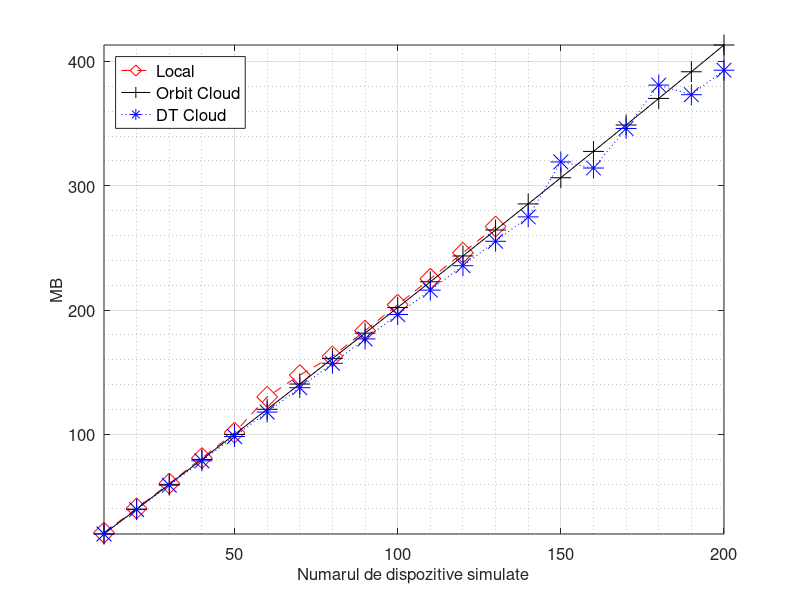
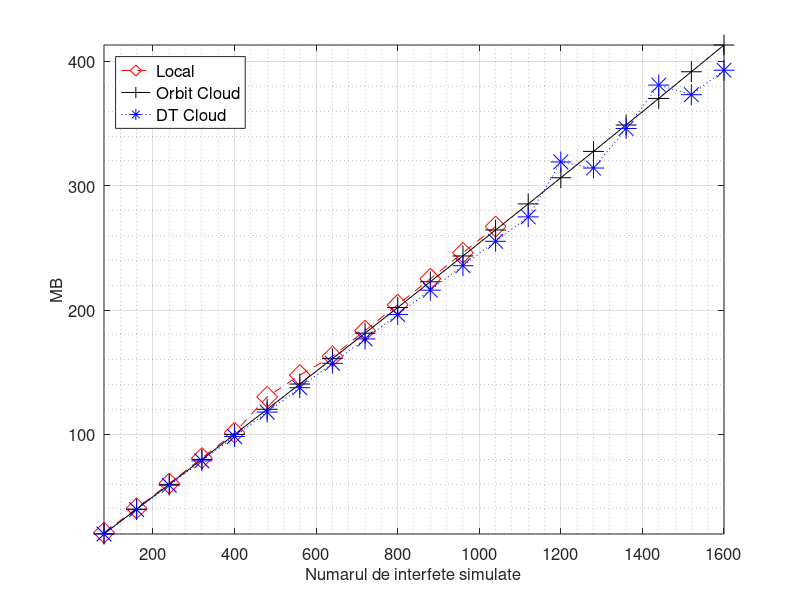
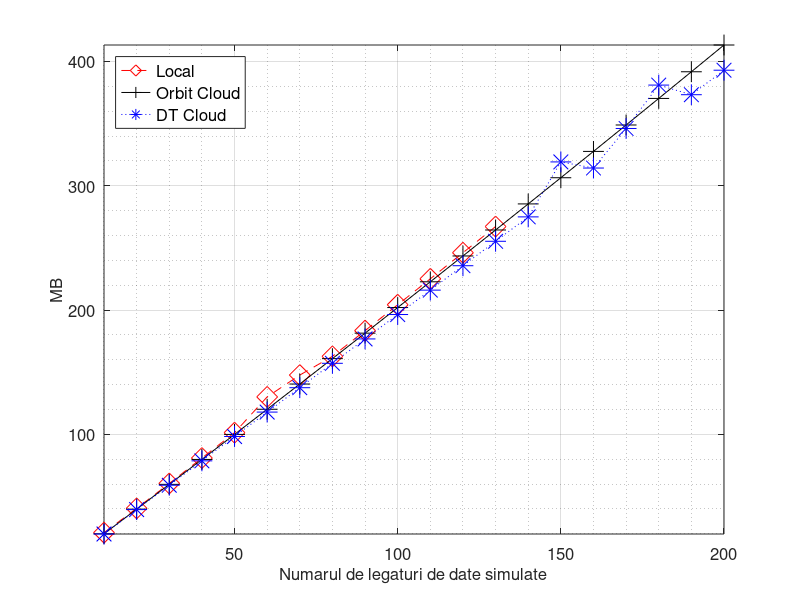

MATLAB code to generate these figures, in order:
nes = [10:10:200]
intfs = [80:80:1600]
links = [10:10:200]

local = [20.916,40.456,60.508,80.952,101.34,130.144,147.704,162.76,183.456,204.268,225.136,246.136,267.18,NaN,NaN,NaN,NaN,NaN,NaN,NaN]
orbit = [19.992,39.852,59.788,79.824,99.96,120.2,140.496,160.932,181.432,202.036,222.744,243.532,264.428,285.4,306.464,327.64,348.896,370.264,391.716,413.244]
dt = [19.848,39.476,59.084,78.7,98.3,117.928,137.548,157.164,176.78,196.412,216.04,235.684,255.332,274.968,319.188,314.268,346.084,380.996,373.26,392.964]

figure(1)
plot(nes,local, '--dr', 'markersize', 15, nes, orbit, '-+k', 'markersize', 15, nes, dt, ':*b', 'markersize', 15)
set(gca, "fontsize", 12)

xlabel('Numarul de dispozitive simulate', "fontsize", 12)
grid on
grid minor on
ylabel('MB', "fontsize", 12)
leg = legend('Local','Orbit Cloud','DT Cloud', "location", 'northwest')
set(leg, "fontsize", 12)
axis('tight')

#la = num2str(local(:));
#lb = cellstr(la);
#lc = strtrim(lb);

#oa = num2str(orbit(:));
#ob = cellstr(oa);
#oc = strtrim(ob);

#da = num2str(dt(:));
#db = cellstr(da);
#dc = strtrim(db);

#text(nes, local, lc)
#text(nes, orbit, oc)
#text(nes, dt, dc)

figure(2)
plot(intfs,local, '--dr', 'markersize', 15, intfs, orbit, '-+k', 'markersize', 15, intfs, dt, ':*b', 'markersize', 15)
set(gca, "fontsize", 12)

xlabel('Numarul de interfete simulate', "fontsize", 12)
grid on
grid minor on
ylabel('MB', "fontsize", 12)
leg = legend('Local','Orbit Cloud','DT Cloud', "location", 'northwest')
set(leg, "fontsize", 12)
axis('tight')

#la = num2str(local(:));
#lb = cellstr(la);
#lc = strtrim(lb);

#oa = num2str(orbit(:));
#ob = cellstr(oa);
#oc = strtrim(ob);

#da = num2str(dt(:));
#db = cellstr(da);
#dc = strtrim(db);

#text(intfs, local, lc)
#text(intfs, orbit, oc)
#text(intfs, dt, dc)

figure(3)
plot(links,local, '--dr', 'markersize', 15, links, orbit, '-+k', 'markersize', 15, links, dt, ':*b', 'markersize', 15)
set(gca, "fontsize", 12)

xlabel('Numarul de legaturi de date simulate', "fontsize", 12)
grid on
grid minor on
ylabel('MB', "fontsize", 12)
leg = legend('Local','Orbit Cloud','DT Cloud', "location", 'northwest')
set(leg, "fontsize", 12)
axis('tight')

#la = num2str(local(:));
#lb = cellstr(la);
#lc = strtrim(lb);

#oa = num2str(orbit(:));
#ob = cellstr(oa);
#oc = strtrim(ob);

#da = num2str(dt(:));
#db = cellstr(da);
#dc = strtrim(db);

#text(links, local, lc)
#text(links, orbit, oc)
#text(links, dt, dc)
